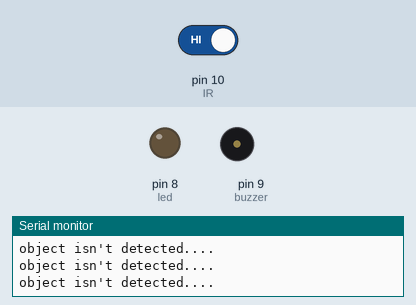
Recording of a sketch running on a simulated Arduino Uno, built with avr-gcc and run on an emulated ATmega328P. Shown: output pins drawn as LEDs (lit = HIGH), buzzer (waves = sounding, pin HIGH), the last lines printed to the serial monitor. The test bench sets the inputs (shaded band); at power-on: pin 10 (IR) HIGH.

Above: at 2.8 s.
2.9 s: pin 10 (IR) driven LOW
At 3.6 s:
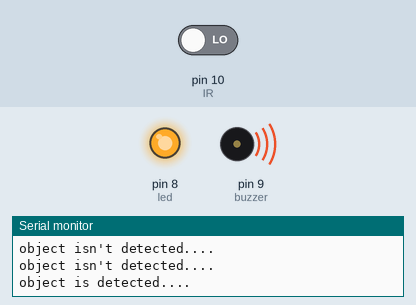
4.5 s: pin 10 (IR) driven HIGH
At 6.3 s:
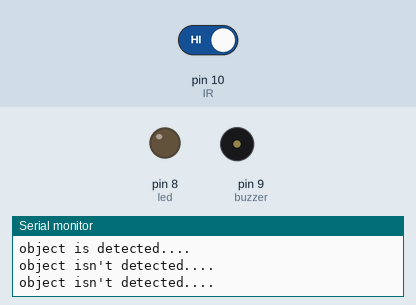
Timing chart, 0 to 7.8 s (numbered marks = the images above; inputs shaded):
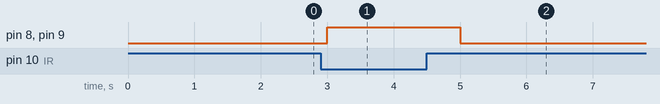

The sketch:

IR.ino
```cpp
int IR = 10;
int buzzer = 9;
int dis = 0;
int led =8;

void setup() {
  pinMode(IR, INPUT);
  pinMode(buzzer, OUTPUT);
  pinMode(led, OUTPUT);
  Serial.begin(9600);
}

void loop() {
  dis = digitalRead(IR);
  if (dis == 0) {
    Serial.println("object is detected....");
    digitalWrite(buzzer, HIGH);
    digitalWrite(led, HIGH);
    delay(1000);
  } else {
    Serial.println("object isn't detected....");
    digitalWrite(buzzer, LOW);
     digitalWrite(led, LOW);
  }
  delay(1000);
}
```

Measured:
- after the input at 2.9 s, pin 8 (led), pin 9 (buzzer): LOW → HIGH after 0.10 s
- after the input at 4.5 s, pin 8 (led), pin 9 (buzzer): HIGH → LOW after 0.50 s
